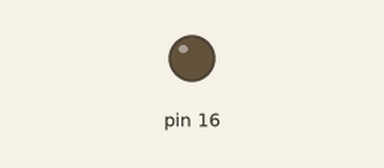
The program below on a simulated Raspberry Pi (header pin numbers). Parts: output pins drawn as LEDs (lit = HIGH).

Above: at 1.5 s.
At 4.1 s:
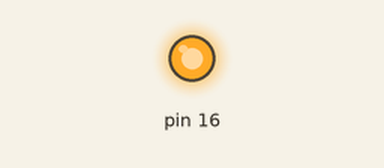
Timing chart, 0 to 4.6 s (numbered marks = the images above):
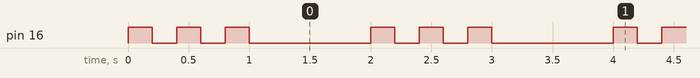

The program:

gpio_test.py
```python
#!/usr/bin/python

import RPi.GPIO as GPIO
from time import sleep

GPIO.setwarnings(False)
GPIO.setmode(GPIO.BOARD)
GPIO.setup(16, GPIO.OUT, initial=GPIO.LOW)

while True:
        GPIO.output(16, GPIO.HIGH)
        sleep(.2)
        GPIO.output(16, GPIO.LOW)
        sleep(.2)
        GPIO.output(16, GPIO.HIGH)
        sleep(.2)
        GPIO.output(16, GPIO.LOW)
        sleep(.2)
        GPIO.output(16, GPIO.HIGH)
        sleep(.2)
        GPIO.output(16, GPIO.LOW)
        sleep(1)
```

Measured:
- by itself, pin 16: repeats every 2.0 s: 2 × (LOW 0.20 s, HIGH 0.20 s), LOW 1.0 s, HIGH 0.20 s
- by itself, everything shown: repeats every 2.0 s, in 6 steps
